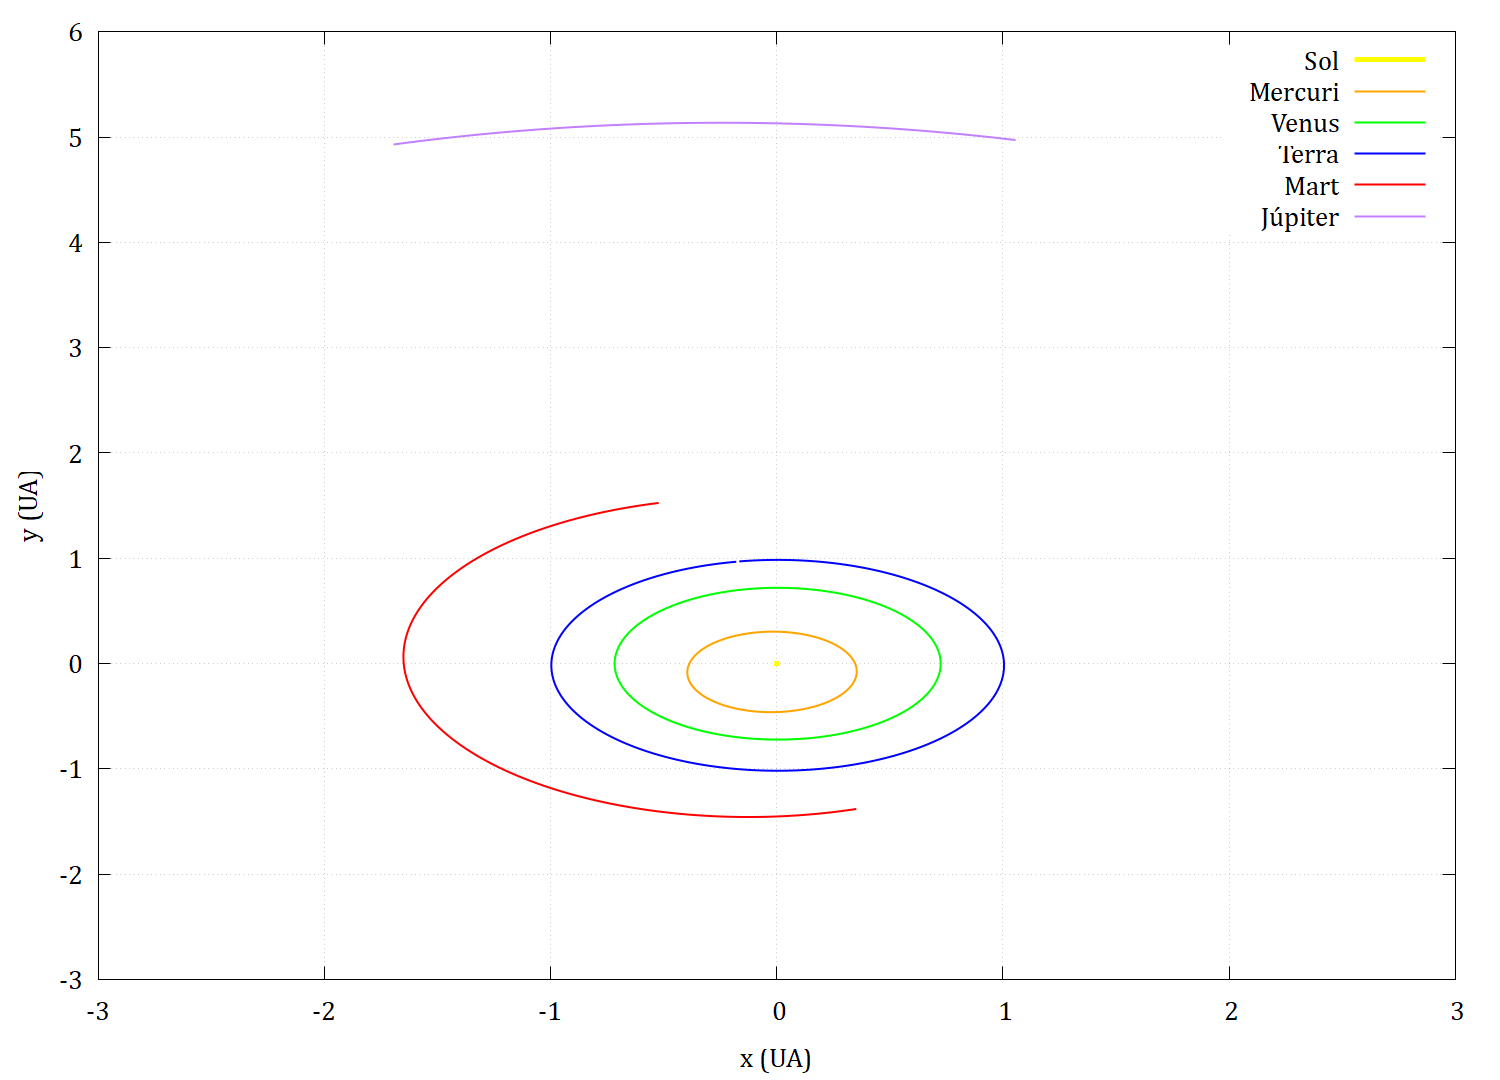

This chart was generated by the following gnuplot code:
set terminal pngcairo enhanced size 1500,1080 font "Cambria, 20"
set output "orbites_euler_1_d1hora.png" 

set xlabel "x (UA)"
set ylabel "y (UA)"
set xrange [-3:3]
set yrange [-3:6]
set grid


plot "sol_1_d1hora.dat" with lines lw 5 lc rgb "yellow" title "Sol", \
     "mercuri_1_d1hora.dat" with lines lw 2 lc rgb "orange" title "Mercuri", \
     "venus_1_d1hora.dat" with lines lw 2 lc rgb "green" title "Venus", \
     "terra_1_d1hora.dat" with lines lw 2 lc rgb "blue" title "Terra", \
     "mart_1_d1hora.dat" with lines lw 2 lc rgb "red" title "Mart", \
     "jupiter_1_d1hora.dat" with lines lw 2 lc rgb "purple" title "Júpiter"

set output